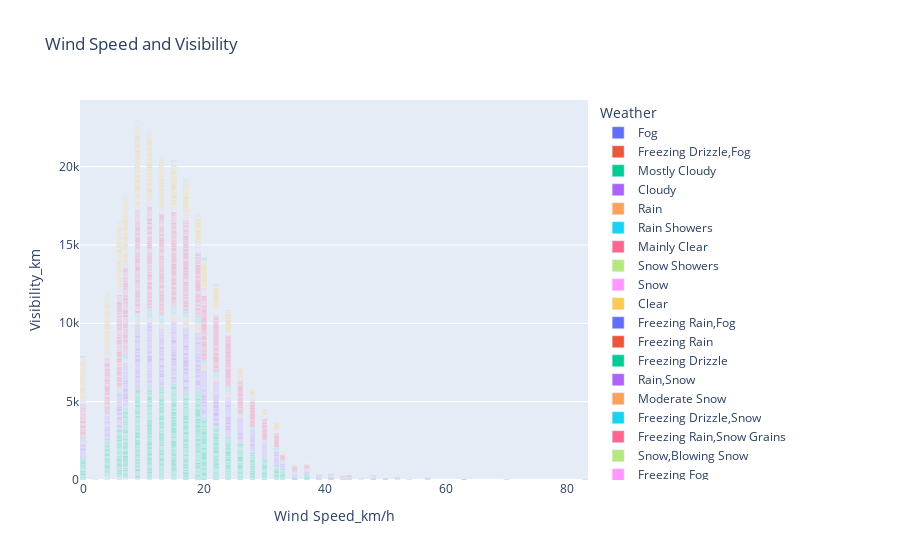

The notebook cell saved with this chart:
### Code cell
px.bar(df,x='Wind Speed_km/h', y='Visibility_km',color='Weather',title='Wind Speed and Visibility')

### Figure 1 — Plotly figure (JSON) as saved in the notebook; plotly's stock layout.template omitted (floating-point values rounded to 4 significant figures; data arrays with more than 128 entries replaced by an {"elided": "..."} marker saying what was removed)
{"data": [{"alignmentgroup": "True", "hovertemplate": "Weather=Fog<br>Wind Speed_km/h=%{x}<br>Visibility_km=%{y}<extra></extra>", "legendgroup": "Fog", "marker": {"color": "#636efa", "pattern": {"shape": ""}}, "name": "Fog", "offsetgroup": "Fog", "orientation": "v", "showlegend": true, "textposition": "auto", "type": "bar", "x": {"elided": "150 int values"}, "xaxis": "x", "y": {"elided": "150 float values"}, "yaxis": "y"}, {"alignmentgroup": "True", "hovertemplate": "Weather=Freezing Drizzle,Fog<br>Wind Speed_km/h=%{x}<br>Visibility_km=%{y}<extra></extra>", "legendgroup": "Freezing Drizzle,Fog", "marker": {"color": "#EF553B", "pattern": {"shape": ""}}, "name": "Freezing Drizzle,Fog", "offsetgroup": "Freezing Drizzle,Fog", "orientation": "v", "showlegend": true, "textposition": "auto", "type": "bar", "x": [7, 6, 9, 19, 28, 33], "xaxis": "x", "y": [4, 4, 8, 8, 3.6, 4], "yaxis": "y"}, {"alignmentgroup": "True", "hovertemplate": "Weather=Mostly Cloudy<br>Wind Speed_km/h=%{x}<br>Visibility_km=%{y}<extra></extra>", "legendgroup": "Mostly Cloudy", "marker": {"color": "#00cc96", "pattern": {"shape": ""}}, "name": "Mostly Cloudy", "offsetgroup": "Mostly Cloudy", "orientation": "v", "showlegend": true, "textposition": "auto", "type": "bar", "x": {"elided": "2069 int values"}, "xaxis": "x", "y": {"elided": "2069 float values"}, "yaxis": "y"}, {"alignmentgroup": "True", "hovertemplate": "Weather=Cloudy<br>Wind Speed_km/h=%{x}<br>Visibility_km=%{y}<extra></extra>", "legendgroup": "Cloudy", "marker": {"color": "#ab63fa", "pattern": {"shape": ""}}, "name": "Cloudy", "offsetgroup": "Cloudy", "orientation": "v", "showlegend": true, "textposition": "auto", "type": "bar", "x": {"elided": "1728 int values"}, "xaxis": "x", "y": {"elided": "1728 float values"}, "yaxis": "y"}, {"alignmentgroup": "True", "hovertemplate": "Weather=Rain<br>Wind Speed_km/h=%{x}<br>Visibility_km=%{y}<extra></extra>", "legendgroup": "Rain", "marker": {"color": "#FFA15A", "pattern": {"shape": ""}}, "name": "Rain", "offsetgroup": "Rain", "orientation": "v", "showlegend": true, "textposition": "auto", "type": "bar", "x": {"elided": "306 int values"}, "xaxis": "x", "y": {"elided": "306 float values"}, "yaxis": "y"}, {"alignmentgroup": "True", "hovertemplate": "Weather=Rain Showers<br>Wind Speed_km/h=%{x}<br>Visibility_km=%{y}<extra></extra>", "legendgroup": "Rain Showers", "marker": {"color": "#19d3f3", "pattern": {"shape": ""}}, "name": "Rain Showers", "offsetgroup": "Rain Showers", "orientation": "v", "showlegend": true, "textposition": "auto", "type": "bar", "x": {"elided": "188 int values"}, "xaxis": "x", "y": {"elided": "188 float values"}, "yaxis": "y"}, {"alignmentgroup": "True", "hovertemplate": "Weather=Mainly Clear<br>Wind Speed_km/h=%{x}<br>Visibility_km=%{y}<extra></extra>", "legendgroup": "Mainly Clear", "marker": {"color": "#FF6692", "pattern": {"shape": ""}}, "name": "Mainly Clear", "offsetgroup": "Mainly Clear", "orientation": "v", "showlegend": true, "textposition": "auto", "type": "bar", "x": {"elided": "2106 int values"}, "xaxis": "x", "y": {"elided": "2106 float values"}, "yaxis": "y"}, {"alignmentgroup": "True", "hovertemplate": "Weather=Snow Showers<br>Wind Speed_km/h=%{x}<br>Visibility_km=%{y}<extra></extra>", "legendgroup": "Snow Showers", "marker": {"color": "#B6E880", "pattern": {"shape": ""}}, "name": "Snow Showers", "offsetgroup": "Snow Showers", "orientation": "v", "showlegend": true, "textposition": "auto", "type": "bar", "x": [22, 24, 26, 17, 28, 22, 33, 22, 19, 28, 26, 22, 32, 28, 17, 22, 4, 6, 4, 9, 13, 19, 15, 20, 15, 11, 17, 19, 30, 33, 30, 37, 28, 22, 35, 19, 15, 20, 22, 20, 24, 28, 30, 26, 17, 4, 9, 7, 7, 7, 6, 4, 32, 32, 20, 20, 13, 13, 0, 4], "xaxis": "x", "y": [25, 25, 25, 19.3, 25, 12.9, 25, 25, 25, 16.1, 24.1, 25, 25, 25, 25, 25, 16.1, 25, 16.1, 16.1, 25, 25, 25, 16.1, 25, 25, 24.1, 24.1, 24.1, 24.1, 24.1, 12.9, 25, 19.3, 48.3, 3.2, 2.4, 6.4, 12.9, 16.1, 16.1, 25, 24.1, 24.1, 12.9, 24.1, 24.1, 9.7, 12.9, 16.1, 16.1, 11.3, 19.3, 25, 19.3, 19.3, 24.1, 9.7, 19.3, 3.2], "yaxis": "y"}, {"alignmentgroup": "True", "hovertemplate": "Weather=Snow<br>Wind Speed_km/h=%{x}<br>Visibility_km=%{y}<extra></extra>", "legendgroup": "Snow", "marker": {"color": "#FF97FF", "pattern": {"shape": ""}}, "name": "Snow", "offsetgroup": "Snow", "orientation": "v", "showlegend": true, "textposition": "auto", "type": "bar", "x": {"elided": "390 int values"}, "xaxis": "x", "y": {"elided": "390 float values"}, "yaxis": "y"}, {"alignmentgroup": "True", "hovertemplate": "Weather=Clear<br>Wind Speed_km/h=%{x}<br>Visibility_km=%{y}<extra></extra>", "legendgroup": "Clear", "marker": {"color": "#FECB52", "pattern": {"shape": ""}}, "name": "Clear", "offsetgroup": "Clear", "orientation": "v", "showlegend": true, "textposition": "auto", "type": "bar", "x": {"elided": "1326 int values"}, "xaxis": "x", "y": {"elided": "1326 float values"}, "yaxis": "y"}, {"alignmentgroup": "True", "hovertemplate": "Weather=Freezing Rain,Fog<br>Wind Speed_km/h=%{x}<br>Visibility_km=%{y}<extra></extra>", "legendgroup": "Freezing Rain,Fog", "marker": {"color": "#636efa", "pattern": {"shape": ""}}, "name": "Freezing Rain,Fog", "offsetgroup": "Freezing Rain,Fog", "orientation": "v", "showlegend": true, "textposition": "auto", "type": "bar", "x": [7, 7, 22, 26], "xaxis": "x", "y": [9.7, 2.8, 8, 9.7], "yaxis": "y"}, {"alignmentgroup": "True", "hovertemplate": "Weather=Freezing Rain<br>Wind Speed_km/h=%{x}<br>Visibility_km=%{y}<extra></extra>", "legendgroup": "Freezing Rain", "marker": {"color": "#EF553B", "pattern": {"shape": ""}}, "name": "Freezing Rain", "offsetgroup": "Freezing Rain", "orientation": "v", "showlegend": true, "textposition": "auto", "type": "bar", "x": [7, 15, 26, 28, 24, 26, 17, 22, 20, 15, 17, 15, 13, 24], "xaxis": "x", "y": [8, 9.7, 8, 9.7, 3.2, 2.8, 3.2, 16.1, 12.9, 4.8, 8, 8, 9.7, 11.3], "yaxis": "y"}, {"alignmentgroup": "True", "hovertemplate": "Weather=Freezing Drizzle<br>Wind Speed_km/h=%{x}<br>Visibility_km=%{y}<extra></extra>", "legendgroup": "Freezing Drizzle", "marker": {"color": "#00cc96", "pattern": {"shape": ""}}, "name": "Freezing Drizzle", "offsetgroup": "Freezing Drizzle", "orientation": "v", "showlegend": true, "textposition": "auto", "type": "bar", "x": [9, 13, 26, 6, 19, 19, 24], "xaxis": "x", "y": [9.7, 9.7, 12.9, 6.4, 4.8, 8, 12.9], "yaxis": "y"}, {"alignmentgroup": "True", "hovertemplate": "Weather=Rain,Snow<br>Wind Speed_km/h=%{x}<br>Visibility_km=%{y}<extra></extra>", "legendgroup": "Rain,Snow", "marker": {"color": "#ab63fa", "pattern": {"shape": ""}}, "name": "Rain,Snow", "offsetgroup": "Rain,Snow", "orientation": "v", "showlegend": true, "textposition": "auto", "type": "bar", "x": [30, 52, 20, 15, 17, 13, 15, 44, 44, 52, 26, 22, 22, 20, 22, 32, 32, 33], "xaxis": "x", "y": [9.7, 16.1, 9.7, 8, 25, 9.7, 25, 11.3, 25, 25, 8, 8, 8, 6.4, 4, 6.4, 2.4, 2.4], "yaxis": "y"}, {"alignmentgroup": "True", "hovertemplate": "Weather=Moderate Snow<br>Wind Speed_km/h=%{x}<br>Visibility_km=%{y}<extra></extra>", "legendgroup": "Moderate Snow", "marker": {"color": "#FFA15A", "pattern": {"shape": ""}}, "name": "Moderate Snow", "offsetgroup": "Moderate Snow", "orientation": "v", "showlegend": true, "textposition": "auto", "type": "bar", "x": [26, 33, 39, 37], "xaxis": "x", "y": [0.8, 0.6, 0.8, 0.8], "yaxis": "y"}, {"alignmentgroup": "True", "hovertemplate": "Weather=Freezing Drizzle,Snow<br>Wind Speed_km/h=%{x}<br>Visibility_km=%{y}<extra></extra>", "legendgroup": "Freezing Drizzle,Snow", "marker": {"color": "#19d3f3", "pattern": {"shape": ""}}, "name": "Freezing Drizzle,Snow", "offsetgroup": "Freezing Drizzle,Snow", "orientation": "v", "showlegend": true, "textposition": "auto", "type": "bar", "x": [19, 6, 6, 24, 22, 13, 24, 20, 19, 15, 11], "xaxis": "x", "y": [4.8, 3.6, 2.4, 4.8, 9.7, 2.4, 4.8, 4.8, 8, 6.4, 12.9], "yaxis": "y"}, {"alignmentgroup": "True", "hovertemplate": "Weather=Freezing Rain,Snow Grains<br>Wind Speed_km/h=%{x}<br>Visibility_km=%{y}<extra></extra>", "legendgroup": "Freezing Rain,Snow Grains", "marker": {"color": "#FF6692", "pattern": {"shape": ""}}, "name": "Freezing Rain,Snow Grains", "offsetgroup": "Freezing Rain,Snow Grains", "orientation": "v", "showlegend": true, "textposition": "auto", "type": "bar", "x": [32], "xaxis": "x", "y": [4.8], "yaxis": "y"}, {"alignmentgroup": "True", "hovertemplate": "Weather=Snow,Blowing Snow<br>Wind Speed_km/h=%{x}<br>Visibility_km=%{y}<extra></extra>", "legendgroup": "Snow,Blowing Snow", "marker": {"color": "#B6E880", "pattern": {"shape": ""}}, "name": "Snow,Blowing Snow", "offsetgroup": "Snow,Blowing Snow", "orientation": "v", "showlegend": true, "textposition": "auto", "type": "bar", "x": [37, 35, 39, 28, 24, 33, 32, 33, 32, 35, 41, 39, 48, 46, 37, 37, 32, 28, 26], "xaxis": "x", "y": [4.8, 9.7, 9.7, 9.7, 8, 1.2, 1.2, 1.2, 4, 1.6, 1.6, 0.6, 0.6, 0.6, 0.6, 2, 3.2, 8, 9.7], "yaxis": "y"}, {"alignmentgroup": "True", "hovertemplate": "Weather=Freezing Fog<br>Wind Speed_km/h=%{x}<br>Visibility_km=%{y}<extra></extra>", "legendgroup": "Freezing Fog", "marker": {"color": "#FF97FF", "pattern": {"shape": ""}}, "name": "Freezing Fog", "offsetgroup": "Freezing Fog", "orientation": "v", "showlegend": true, "textposition": "auto", "type": "bar", "x": [6, 9, 0, 4], "xaxis": "x", "y": [0.8, 0.8, 0.8, 0.2], "yaxis": "y"}, {"alignmentgroup": "True", "hovertemplate": "Weather=Haze<br>Wind Speed_km/h=%{x}<br>Visibility_km=%{y}<extra></extra>", "legendgroup": "Haze", "marker": {"color": "#FECB52", "pattern": {"shape": ""}}, "name": "Haze", "offsetgroup": "Haze", "orientation": "v", "showlegend": true, "textposition": "auto", "type": "bar", "x": [9, 11, 13, 0, 11, 17, 13, 17, 6, 9, 17, 9, 6, 11, 9, 9], "xaxis": "x", "y": [8, 8, 8, 4.8, 8, 8, 8, 6.4, 6.4, 4.8, 6.4, 9.7, 9.7, 9.7, 9.7, 9.7], "yaxis": "y"}, {"alignmentgroup": "True", "hovertemplate": "Weather=Rain,Fog<br>Wind Speed_km/h=%{x}<br>Visibility_km=%{y}<extra></extra>", "legendgroup": "Rain,Fog", "marker": {"color": "#636efa", "pattern": {"shape": ""}}, "name": "Rain,Fog", "offsetgroup": "Rain,Fog", "orientation": "v", "showlegend": true, "textposition": "auto", "type": "bar", "x": [19, 22, 17, 15, 46, 20, 6, 7, 4, 24, 19, 15, 17, 13, 13, 0, 17, 15, 39, 9, 13, 22, 24, 17, 7, 7, 26, 20, 19, 17, 19, 11, 0, 0, 9, 9, 7, 19, 15, 22, 20, 19, 19, 20, 20, 20, 22, 24, 0, 13, 22, 19, 20, 13, 11, 4, 9, 9, 11, 15, 17, 15, 17, 15, 15, 4, 13, 11, 19, 7, 20, 17, 17, 9, 19, 15, 15, 19, 11, 15, 13, 9, 11, 9, 15, 17, 15, 13, 7, 17, 19, 22, 20, 17, 15, 7, 11, 11, 17, 15, 17, 15, 17, 17, 9, 9, 9, 9, 19, 19, 17, 15, 19, 15, 6, 4], "xaxis": "x", "y": [4, 8, 8, 6.4, 9.7, 4.8, 3.2, 4.8, 4.8, 6.4, 4.8, 4, 4, 4.8, 8, 6.4, 9.7, 9.7, 9.7, 9.7, 9.7, 9.7, 9.7, 9.7, 4, 2.4, 8, 6.4, 6.4, 6.4, 8, 9.7, 3.2, 3.2, 2, 9.7, 8, 6.4, 6.4, 8, 9.7, 6.4, 8, 6.4, 8, 8, 6.4, 4.8, 9.7, 8, 6.4, 8, 6.4, 8, 8, 9.7, 9.7, 8, 9.7, 6.4, 6.4, 6.4, 8, 6.4, 8, 8, 9.7, 8, 9.7, 8, 9.7, 9.7, 8, 9.7, 2, 8, 3.2, 6.4, 2, 6.4, 9.7, 9.7, 9.7, 9.7, 9.7, 9.7, 8, 9.7, 3.2, 6.4, 9.7, 4.8, 6.4, 6.4, 4.8, 6.4, 4.8, 8, 8, 4.8, 3.6, 6.4, 4.8, 4.8, 8, 6.4, 6.4, 6.4, 8, 6.4, 2.4, 3.2, 2.4, 2.4, 4, 4.8], "yaxis": "y"}, {"alignmentgroup": "True", "hovertemplate": "Weather=Drizzle,Fog<br>Wind Speed_km/h=%{x}<br>Visibility_km=%{y}<extra></extra>", "legendgroup": "Drizzle,Fog", "marker": {"color": "#EF553B", "pattern": {"shape": ""}}, "name": "Drizzle,Fog", "offsetgroup": "Drizzle,Fog", "orientation": "v", "showlegend": true, "textposition": "auto", "type": "bar", "x": [26, 20, 20, 22, 20, 19, 11, 11, 17, 7, 13, 13, 17, 7, 0, 0, 7, 0, 0, 4, 6, 9, 9, 6, 9, 6, 6, 6, 17, 13, 11, 6, 11, 7, 6, 11, 11, 9, 4, 6, 6, 6, 9, 13, 9, 19, 9, 9, 28, 19, 24, 22, 20, 13, 15, 20, 17, 13, 13, 13, 11, 9, 0, 0, 11, 13, 13, 15, 15, 13, 15, 19, 15, 17, 15, 9, 20, 11, 13, 15], "xaxis": "x", "y": [9.7, 2.4, 2.8, 3.2, 2.4, 2.4, 2.4, 4.8, 6.4, 8, 4.8, 8, 9.7, 4.8, 3.2, 2, 3.2, 6.4, 3.2, 1.6, 9.7, 4.8, 2, 4, 2.4, 2, 2.4, 1.6, 1, 9.7, 8, 8, 3.6, 4.8, 3.6, 4, 9.7, 8, 6.4, 6.4, 4.8, 3.2, 2.4, 2.4, 4, 6.4, 4.8, 6.4, 9.7, 6.4, 8, 9.7, 9.7, 8, 8, 6.4, 9.7, 6.4, 9.7, 4, 2.8, 4.8, 6.4, 6.4, 3.2, 2.4, 1.6, 9.7, 3.6, 3.2, 8, 8, 9.7, 8, 4.8, 4, 3.2, 2.4, 2.4, 2.4], "yaxis": "y"}, {"alignmentgroup": "True", "hovertemplate": "Weather=Drizzle<br>Wind Speed_km/h=%{x}<br>Visibility_km=%{y}<extra></extra>", "legendgroup": "Drizzle", "marker": {"color": "#00cc96", "pattern": {"shape": ""}}, "name": "Drizzle", "offsetgroup": "Drizzle", "orientation": "v", "showlegend": true, "textposition": "auto", "type": "bar", "x": [24, 20, 19, 13, 9, 4, 17, 4, 7, 20, 0, 22, 19, 20, 22, 20, 17, 17, 11, 6, 11, 17, 22, 15, 20, 22, 22, 20, 24, 20, 20, 13, 15, 15, 19, 15, 19, 15, 9, 6, 30], "xaxis": "x", "y": [11.3, 8, 16.1, 16.1, 9.7, 12.9, 24.1, 19.3, 12.9, 19.3, 24.1, 24.1, 24.1, 19.3, 9.7, 16.1, 12.9, 12.9, 6.4, 16.1, 12.9, 19.3, 24.1, 24.1, 24.1, 24.1, 24.1, 24.1, 24.1, 24.1, 24.1, 25, 25, 12.9, 16.1, 16.1, 16.1, 6.4, 24.1, 16.1, 12.9], "yaxis": "y"}, {"alignmentgroup": "True", "hovertemplate": "Weather=Freezing Drizzle,Haze<br>Wind Speed_km/h=%{x}<br>Visibility_km=%{y}<extra></extra>", "legendgroup": "Freezing Drizzle,Haze", "marker": {"color": "#ab63fa", "pattern": {"shape": ""}}, "name": "Freezing Drizzle,Haze", "offsetgroup": "Freezing Drizzle,Haze", "orientation": "v", "showlegend": true, "textposition": "auto", "type": "bar", "x": [9, 11, 11], "xaxis": "x", "y": [4, 2, 2], "yaxis": "y"}, {"alignmentgroup": "True", "hovertemplate": "Weather=Freezing Rain,Haze<br>Wind Speed_km/h=%{x}<br>Visibility_km=%{y}<extra></extra>", "legendgroup": "Freezing Rain,Haze", "marker": {"color": "#FFA15A", "pattern": {"shape": ""}}, "name": "Freezing Rain,Haze", "offsetgroup": "Freezing Rain,Haze", "orientation": "v", "showlegend": true, "textposition": "auto", "type": "bar", "x": [9, 6], "xaxis": "x", "y": [2, 2.8], "yaxis": "y"}, {"alignmentgroup": "True", "hovertemplate": "Weather=Snow,Haze<br>Wind Speed_km/h=%{x}<br>Visibility_km=%{y}<extra></extra>", "legendgroup": "Snow,Haze", "marker": {"color": "#19d3f3", "pattern": {"shape": ""}}, "name": "Snow,Haze", "offsetgroup": "Snow,Haze", "orientation": "v", "showlegend": true, "textposition": "auto", "type": "bar", "x": [0, 0, 6, 4, 15], "xaxis": "x", "y": [6.4, 4, 4, 4.8, 4], "yaxis": "y"}, {"alignmentgroup": "True", "hovertemplate": "Weather=Snow,Fog<br>Wind Speed_km/h=%{x}<br>Visibility_km=%{y}<extra></extra>", "legendgroup": "Snow,Fog", "marker": {"color": "#FF6692", "pattern": {"shape": ""}}, "name": "Snow,Fog", "offsetgroup": "Snow,Fog", "orientation": "v", "showlegend": true, "textposition": "auto", "type": "bar", "x": [6, 9, 19, 22, 7, 6, 4, 15, 32, 35, 30, 30, 20, 19, 22, 17, 19, 11, 11, 22, 20, 24, 19, 26, 26, 24, 24, 15, 20, 13, 9, 9, 11, 13, 11, 17, 4], "xaxis": "x", "y": [9.7, 6.4, 6.4, 1.2, 2.4, 1.6, 2, 8, 3.2, 4, 4.8, 4, 3.6, 1.6, 2, 4.8, 4, 4.8, 6.4, 4.8, 1.2, 1.2, 2.4, 6.4, 3.2, 9.7, 8, 2.4, 6.4, 3.2, 2.4, 4, 3.6, 9.7, 4, 8, 6.4], "yaxis": "y"}, {"alignmentgroup": "True", "hovertemplate": "Weather=Snow,Ice Pellets<br>Wind Speed_km/h=%{x}<br>Visibility_km=%{y}<extra></extra>", "legendgroup": "Snow,Ice Pellets", "marker": {"color": "#B6E880", "pattern": {"shape": ""}}, "name": "Snow,Ice Pellets", "offsetgroup": "Snow,Ice Pellets", "orientation": "v", "showlegend": true, "textposition": "auto", "type": "bar", "x": [24, 19, 33, 24, 24, 19], "xaxis": "x", "y": [11.3, 8, 2.8, 6.4, 8, 8], "yaxis": "y"}, {"alignmentgroup": "True", "hovertemplate": "Weather=Rain,Haze<br>Wind Speed_km/h=%{x}<br>Visibility_km=%{y}<extra></extra>", "legendgroup": "Rain,Haze", "marker": {"color": "#FF97FF", "pattern": {"shape": ""}}, "name": "Rain,Haze", "offsetgroup": "Rain,Haze", "orientation": "v", "showlegend": true, "textposition": "auto", "type": "bar", "x": [11, 7, 17], "xaxis": "x", "y": [9.7, 6.4, 4], "yaxis": "y"}, {"alignmentgroup": "True", "hovertemplate": "Weather=Thunderstorms,Rain<br>Wind Speed_km/h=%{x}<br>Visibility_km=%{y}<extra></extra>", "legendgroup": "Thunderstorms,Rain", "marker": {"color": "#FECB52", "pattern": {"shape": ""}}, "name": "Thunderstorms,Rain", "offsetgroup": "Thunderstorms,Rain", "orientation": "v", "showlegend": true, "textposition": "auto", "type": "bar", "x": [13, 4, 30], "xaxis": "x", "y": [16.1, 24.1, 19.3], "yaxis": "y"}, {"alignmentgroup": "True", "hovertemplate": "Weather=Thunderstorms,Rain Showers<br>Wind Speed_km/h=%{x}<br>Visibility_km=%{y}<extra></extra>", "legendgroup": "Thunderstorms,Rain Showers", "marker": {"color": "#636efa", "pattern": {"shape": ""}}, "name": "Thunderstorms,Rain Showers", "offsetgroup": "Thunderstorms,Rain Showers", "orientation": "v", "showlegend": true, "textposition": "auto", "type": "bar", "x": [30, 15, 15, 13, 11, 24, 17, 24, 11, 7, 13, 22, 32, 20, 17, 22], "xaxis": "x", "y": [24.1, 12.9, 9.7, 12.9, 24.1, 12.9, 6.4, 16.1, 6.4, 6.4, 25, 19.3, 12.9, 24.1, 25, 16.1], "yaxis": "y"}, {"alignmentgroup": "True", "hovertemplate": "Weather=Thunderstorms,Heavy Rain Showers<br>Wind Speed_km/h=%{x}<br>Visibility_km=%{y}<extra></extra>", "legendgroup": "Thunderstorms,Heavy Rain Showers", "marker": {"color": "#EF553B", "pattern": {"shape": ""}}, "name": "Thunderstorms,Heavy Rain Showers", "offsetgroup": "Thunderstorms,Heavy Rain Showers", "orientation": "v", "showlegend": true, "textposition": "auto", "type": "bar", "x": [9], "xaxis": "x", "y": [2.4], "yaxis": "y"}, {"alignmentgroup": "True", "hovertemplate": "Weather=Thunderstorms,Rain Showers,Fog<br>Wind Speed_km/h=%{x}<br>Visibility_km=%{y}<extra></extra>", "legendgroup": "Thunderstorms,Rain Showers,Fog", "marker": {"color": "#00cc96", "pattern": {"shape": ""}}, "name": "Thunderstorms,Rain Showers,Fog", "offsetgroup": "Thunderstorms,Rain Showers,Fog", "orientation": "v", "showlegend": true, "textposition": "auto", "type": "bar", "x": [7, 17, 35], "xaxis": "x", "y": [9.7, 9.7, 9.7], "yaxis": "y"}, {"alignmentgroup": "True", "hovertemplate": "Weather=Thunderstorms<br>Wind Speed_km/h=%{x}<br>Visibility_km=%{y}<extra></extra>", "legendgroup": "Thunderstorms", "marker": {"color": "#ab63fa", "pattern": {"shape": ""}}, "name": "Thunderstorms", "offsetgroup": "Thunderstorms", "orientation": "v", "showlegend": true, "textposition": "auto", "type": "bar", "x": [15, 0], "xaxis": "x", "y": [24.1, 25], "yaxis": "y"}, {"alignmentgroup": "True", "hovertemplate": "Weather=Thunderstorms,Rain,Fog<br>Wind Speed_km/h=%{x}<br>Visibility_km=%{y}<extra></extra>", "legendgroup": "Thunderstorms,Rain,Fog", "marker": {"color": "#FFA15A", "pattern": {"shape": ""}}, "name": "Thunderstorms,Rain,Fog", "offsetgroup": "Thunderstorms,Rain,Fog", "orientation": "v", "showlegend": true, "textposition": "auto", "type": "bar", "x": [19], "xaxis": "x", "y": [4.8], "yaxis": "y"}, {"alignmentgroup": "True", "hovertemplate": "Weather=Thunderstorms,Moderate Rain Showers,Fog<br>Wind Speed_km/h=%{x}<br>Visibility_km=%{y}<extra></extra>", "legendgroup": "Thunderstorms,Moderate Rain Showers,Fog", "marker": {"color": "#19d3f3", "pattern": {"shape": ""}}, "name": "Thunderstorms,Moderate Rain Showers,Fog", "offsetgroup": "Thunderstorms,Moderate Rain Showers,Fog", "orientation": "v", "showlegend": true, "textposition": "auto", "type": "bar", "x": [15], "xaxis": "x", "y": [3.2], "yaxis": "y"}, {"alignmentgroup": "True", "hovertemplate": "Weather=Rain Showers,Fog<br>Wind Speed_km/h=%{x}<br>Visibility_km=%{y}<extra></extra>", "legendgroup": "Rain Showers,Fog", "marker": {"color": "#FF6692", "pattern": {"shape": ""}}, "name": "Rain Showers,Fog", "offsetgroup": "Rain Showers,Fog", "orientation": "v", "showlegend": true, "textposition": "auto", "type": "bar", "x": [13], "xaxis": "x", "y": [6.4], "yaxis": "y"}, {"alignmentgroup": "True", "hovertemplate": "Weather=Rain Showers,Snow Showers<br>Wind Speed_km/h=%{x}<br>Visibility_km=%{y}<extra></extra>", "legendgroup": "Rain Showers,Snow Showers", "marker": {"color": "#B6E880", "pattern": {"shape": ""}}, "name": "Rain Showers,Snow Showers", "offsetgroup": "Rain Showers,Snow Showers", "orientation": "v", "showlegend": true, "textposition": "auto", "type": "bar", "x": [17, 28], "xaxis": "x", "y": [24.1, 19.3], "yaxis": "y"}, {"alignmentgroup": "True", "hovertemplate": "Weather=Snow Pellets<br>Wind Speed_km/h=%{x}<br>Visibility_km=%{y}<extra></extra>", "legendgroup": "Snow Pellets", "marker": {"color": "#FF97FF", "pattern": {"shape": ""}}, "name": "Snow Pellets", "offsetgroup": "Snow Pellets", "orientation": "v", "showlegend": true, "textposition": "auto", "type": "bar", "x": [35], "xaxis": "x", "y": [2.4], "yaxis": "y"}, {"alignmentgroup": "True", "hovertemplate": "Weather=Rain,Snow,Fog<br>Wind Speed_km/h=%{x}<br>Visibility_km=%{y}<extra></extra>", "legendgroup": "Rain,Snow,Fog", "marker": {"color": "#FECB52", "pattern": {"shape": ""}}, "name": "Rain,Snow,Fog", "offsetgroup": "Rain,Snow,Fog", "orientation": "v", "showlegend": true, "textposition": "auto", "type": "bar", "x": [9], "xaxis": "x", "y": [6.4], "yaxis": "y"}, {"alignmentgroup": "True", "hovertemplate": "Weather=Moderate Rain,Fog<br>Wind Speed_km/h=%{x}<br>Visibility_km=%{y}<extra></extra>", "legendgroup": "Moderate Rain,Fog", "marker": {"color": "#636efa", "pattern": {"shape": ""}}, "name": "Moderate Rain,Fog", "offsetgroup": "Moderate Rain,Fog", "orientation": "v", "showlegend": true, "textposition": "auto", "type": "bar", "x": [17], "xaxis": "x", "y": [6.4], "yaxis": "y"}, {"alignmentgroup": "True", "hovertemplate": "Weather=Freezing Rain,Ice Pellets,Fog<br>Wind Speed_km/h=%{x}<br>Visibility_km=%{y}<extra></extra>", "legendgroup": "Freezing Rain,Ice Pellets,Fog", "marker": {"color": "#EF553B", "pattern": {"shape": ""}}, "name": "Freezing Rain,Ice Pellets,Fog", "offsetgroup": "Freezing Rain,Ice Pellets,Fog", "orientation": "v", "showlegend": true, "textposition": "auto", "type": "bar", "x": [28], "xaxis": "x", "y": [8], "yaxis": "y"}, {"alignmentgroup": "True", "hovertemplate": "Weather=Drizzle,Ice Pellets,Fog<br>Wind Speed_km/h=%{x}<br>Visibility_km=%{y}<extra></extra>", "legendgroup": "Drizzle,Ice Pellets,Fog", "marker": {"color": "#00cc96", "pattern": {"shape": ""}}, "name": "Drizzle,Ice Pellets,Fog", "offsetgroup": "Drizzle,Ice Pellets,Fog", "orientation": "v", "showlegend": true, "textposition": "auto", "type": "bar", "x": [20], "xaxis": "x", "y": [4], "yaxis": "y"}, {"alignmentgroup": "True", "hovertemplate": "Weather=Drizzle,Snow<br>Wind Speed_km/h=%{x}<br>Visibility_km=%{y}<extra></extra>", "legendgroup": "Drizzle,Snow", "marker": {"color": "#ab63fa", "pattern": {"shape": ""}}, "name": "Drizzle,Snow", "offsetgroup": "Drizzle,Snow", "orientation": "v", "showlegend": true, "textposition": "auto", "type": "bar", "x": [19, 9], "xaxis": "x", "y": [11.3, 9.7], "yaxis": "y"}, {"alignmentgroup": "True", "hovertemplate": "Weather=Rain,Ice Pellets<br>Wind Speed_km/h=%{x}<br>Visibility_km=%{y}<extra></extra>", "legendgroup": "Rain,Ice Pellets", "marker": {"color": "#FFA15A", "pattern": {"shape": ""}}, "name": "Rain,Ice Pellets", "offsetgroup": "Rain,Ice Pellets", "orientation": "v", "showlegend": true, "textposition": "auto", "type": "bar", "x": [24], "xaxis": "x", "y": [9.7], "yaxis": "y"}, {"alignmentgroup": "True", "hovertemplate": "Weather=Drizzle,Snow,Fog<br>Wind Speed_km/h=%{x}<br>Visibility_km=%{y}<extra></extra>", "legendgroup": "Drizzle,Snow,Fog", "marker": {"color": "#19d3f3", "pattern": {"shape": ""}}, "name": "Drizzle,Snow,Fog", "offsetgroup": "Drizzle,Snow,Fog", "orientation": "v", "showlegend": true, "textposition": "auto", "type": "bar", "x": [13, 15, 11, 9, 7, 7, 9, 11, 11, 9, 11, 30, 32, 30, 28], "xaxis": "x", "y": [3.2, 3.2, 3.2, 4, 6.4, 8, 4.8, 4, 3.2, 2.4, 3.2, 9.7, 9.7, 8, 9.7], "yaxis": "y"}, {"alignmentgroup": "True", "hovertemplate": "Weather=Rain,Snow Grains<br>Wind Speed_km/h=%{x}<br>Visibility_km=%{y}<extra></extra>", "legendgroup": "Rain,Snow Grains", "marker": {"color": "#FF6692", "pattern": {"shape": ""}}, "name": "Rain,Snow Grains", "offsetgroup": "Rain,Snow Grains", "orientation": "v", "showlegend": true, "textposition": "auto", "type": "bar", "x": [26], "xaxis": "x", "y": [25], "yaxis": "y"}, {"alignmentgroup": "True", "hovertemplate": "Weather=Rain,Snow,Ice Pellets<br>Wind Speed_km/h=%{x}<br>Visibility_km=%{y}<extra></extra>", "legendgroup": "Rain,Snow,Ice Pellets", "marker": {"color": "#B6E880", "pattern": {"shape": ""}}, "name": "Rain,Snow,Ice Pellets", "offsetgroup": "Rain,Snow,Ice Pellets", "orientation": "v", "showlegend": true, "textposition": "auto", "type": "bar", "x": [17, 28, 22, 26], "xaxis": "x", "y": [6.4, 4.8, 6.4, 6.4], "yaxis": "y"}, {"alignmentgroup": "True", "hovertemplate": "Weather=Snow Showers,Fog<br>Wind Speed_km/h=%{x}<br>Visibility_km=%{y}<extra></extra>", "legendgroup": "Snow Showers,Fog", "marker": {"color": "#FF97FF", "pattern": {"shape": ""}}, "name": "Snow Showers,Fog", "offsetgroup": "Snow Showers,Fog", "orientation": "v", "showlegend": true, "textposition": "auto", "type": "bar", "x": [15, 7, 11, 22], "xaxis": "x", "y": [4, 6.4, 8, 9.7], "yaxis": "y"}, {"alignmentgroup": "True", "hovertemplate": "Weather=Moderate Snow,Blowing Snow<br>Wind Speed_km/h=%{x}<br>Visibility_km=%{y}<extra></extra>", "legendgroup": "Moderate Snow,Blowing Snow", "marker": {"color": "#FECB52", "pattern": {"shape": ""}}, "name": "Moderate Snow,Blowing Snow", "offsetgroup": "Moderate Snow,Blowing Snow", "orientation": "v", "showlegend": true, "textposition": "auto", "type": "bar", "x": [41, 39], "xaxis": "x", "y": [0.6, 0.6], "yaxis": "y"}], "layout": {"barmode": "relative", "legend": {"title": {"text": "Weather"}, "tracegroupgap": 0}, "title": {"text": "Wind Speed and Visibility"}, "xaxis": {"anchor": "y", "domain": [0, 1], "title": {"text": "Wind Speed_km/h"}}, "yaxis": {"anchor": "x", "domain": [0, 1], "title": {"text": "Visibility_km"}}}}
